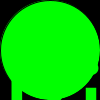
Frame 1 (no input)
Frame 60 (the mouse pressed at the canvas centre just before this capture): identical to frame 1, image omitted
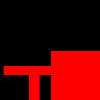
Frame 120 (the mouse held since frame 60 and released just before this capture)

The Processing sketch that drew these frames (run headless with seeded random() and noise(); from frame 60 on, the mouse is pressed at the canvas centre):

// Processing sketch: primerCodigoPrueba
// ── primerCodigoPrueba.pde
String texto = "Bienvenidos";
void setup(){

}
void draw(){
  fill(0);
  rect(0, 0, width, height);
  if(mousePressed){
    fill(255, 0, 0);
    texto = "Tecla Presionada";
    rect(width / 2, height / 2, 200, 200); 
  } else{
    fill(0, 255, 0);
    texto = "Bienvenidos";
    ellipse(width / 2, height / 2, 100, 100);
  }
  textSize(128);
  text(texto, 0, 150);
}
